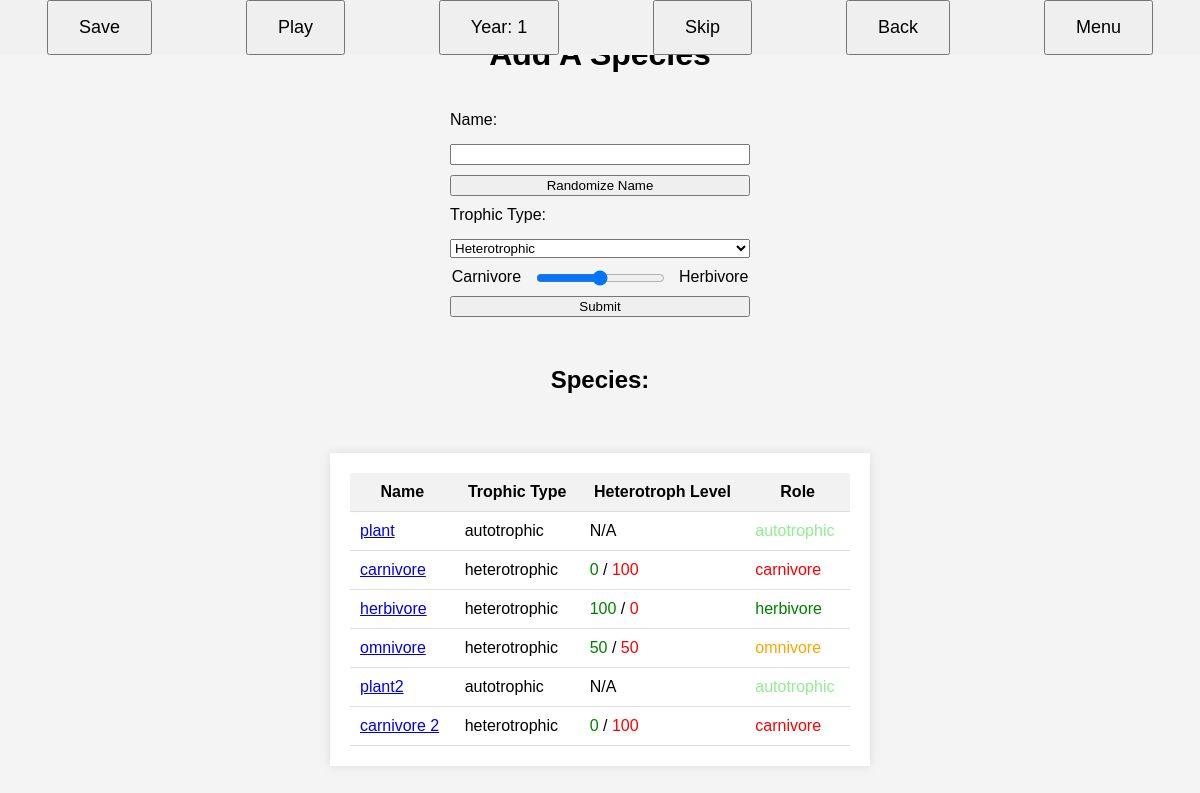
Screenshot of /add_species with the database file from the repository.
### tables this page shows
CREATE TABLE species (
                id INTEGER PRIMARY KEY AUTOINCREMENT,
                name TEXT NOT NULL,
                trophic_type TEXT NOT NULL,
                heterotroph_level INTEGER
            );

### app.py (the view, shortened to what this page needs)
@app.route('/add_species', methods=['GET', 'POST'])
def add_species():
    species = planet.db_handler.execute_sql_query("SELECT name,trophic_type,heterotroph_level FROM species")
    return render_template('add_species.html', species=species, status=planet.status.value, year=planet.year)

### database_handler.py (called while the page is built)
    def execute_sql_query(self, sql_query: str, params: Tuple[Any] = ()) -> List[Tuple[Any]]:
        conn = sqlite3.connect(self.db_name)
        cursor = conn.cursor()
        try:
            cursor.execute(sql_query, params)
            output = cursor.fetchall()
        except sqlite3.Error as e:
            print(f"Database error: {e}")
            output = None
        conn.close()
        return output

### templates/add_species.html (shortened to what this page needs)
<!DOCTYPE html>
<html lang="en">
<head>
</head>
<body>
    <div id="button-bar">
        <button class="bar-button" id="save-btn">Save</button>
        {% if status == "closed" %}
            <button class="bar-button" id="play-pause-btn" disabled>Play</button>
        {% elif status == "paused" %}
            <button class="bar-button" id="play-pause-btn">Play</button>
        {% else %}
            <button class="bar-button" id="play-pause-btn">Pause</button>
        {% endif %}
        <button class="bar-button" id="year-btn" style="cursor: not-allowed">Year: {{year}}</button>
        {% if status == "closed" %}
            <button class="bar-button" id="skip-btn" disabled>Skip</button>
        {% elif status == "paused" %}
            <button class="bar-button" id="skip-btn">Skip</button>
        {% else %}
            <button class="bar-button" id="skip-btn" disabled>Skip</button>
        {% endif %}
        <button class="bar-button" id="back-btn">Back</button>
        <button class="bar-button" id="menu-btn">Menu</button>
      </div>
    <h1>Add A Species</h1>
    <form action="/add_species" method="post">
        <label for="name">Name:</label>
        <input type="text" id="name" name="name" required>
        <button type="button" id="randomizeName">Randomize Name</button>
            <label for="trophic_type">Trophic Type:</label>
            <select id="trophic_type" name="trophic_type">
                <option value="heterotrophic">Heterotrophic</option>
            </select>
            <div id="slider-container">
                <span>Carnivore</span>
                <input type="range" id="slider" name="heterotroph_level" min="0" max="100" style="vertical-align: middle;">
                <span>Herbivore</span>
            </div>
        <input type="submit" value="Submit">
    </form>
    <h2>Species:</h2>
    <div class="results">
        <table>
            <thead>
                <tr>
                    <th>Name</th>
                    <th>Trophic Type</th>
                    <th>Heterotroph Level</th>
                    <th>Role</th>
                </tr>
            </thead>
            <tbody>
                {% for specie in species %}
                <tr>
                    <td><a href="/species/{{specie[0]}}">{{ specie[0] }}</a></td>
                    <td>{{ specie[1] }}</td>
                    <td>
                        {% if specie[2] is not none %}
                        <span style="color: green;">{{ specie[2] }}</span> / <span style="color: red;">{{ 100 - specie[2] }}</span>
                        {% else %}
                        N/A
                        {% endif %}
                    </td>
                    <td>
                        {% if specie[1] == "autotrophic"%}
                        <span style="color: lightgreen;"> autotrophic</span>
                        {% elif specie[2] > 75 %}
                        <span style="color: green;"> herbivore</span>
                        {% elif specie[2] < 25 %}
                        <span style="color: red;"> carnivore</span>
                        {% else %}
                        <span style="color: orange;"> omnivore</span>
                        {% endif %}
                        </td>
                </tr>
                {% endfor %}
            </tbody>
        </table>
    </div>
</body>
</html>

### rows the page displays
species: name "plant", trophic_type "autotrophic", shows "N/A"
species: name "carnivore", trophic_type "heterotrophic", heterotroph_level "0", 100-specie[2] "100"
species: name "herbivore", trophic_type "heterotrophic", heterotroph_level "100", 100-specie[2] "0"
species: name "omnivore", trophic_type "heterotrophic", heterotroph_level "50", 100-specie[2] "50"
species: name "plant2", trophic_type "autotrophic", shows "N/A"
species: name "carnivore 2", trophic_type "heterotrophic", heterotroph_level "0", 100-specie[2] "100"

### other values shown
{{ year }} "1"
